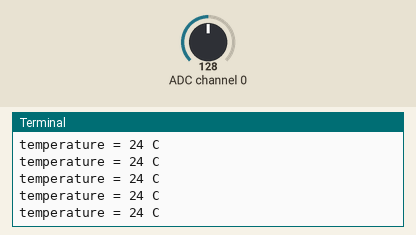
The program below on a simulated Raspberry Pi (header pin numbers). Shown: the last lines printed to the terminal. The inputs (shaded band) are chosen by the test bench; at power-on: ADC channel 0 = 128 (analog values on the 0–255 scale). Library files of the repository ran but are not shown: ADC0832.py.

Above: at 1.2 s.
1.3 s: ADC channel 0 set to 178
At 1.57 s:
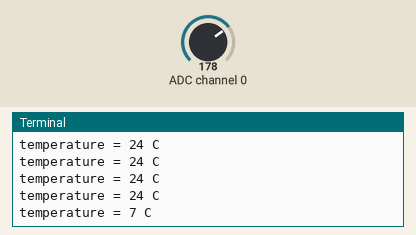
2.8 s: ADC channel 0 set to 224
At 2.98 s:
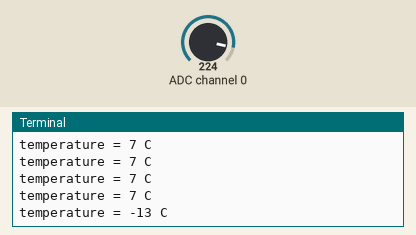
Timing chart, 0 to 5.8 s (numbered marks = the images above; inputs shaded):
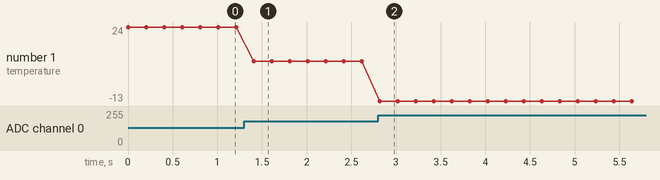

The program:

10_analogTemp.py
```python
#!/usr/bin/env python
import ADC0832
import time
import math

def init():
	ADC0832.setup()

def loop():
	while True:
		analogVal = ADC0832.getResult()
		Vr = 5 * float(analogVal) / 255
		Rt = 10000 * Vr / (5 - Vr)
		temp = 1/(((math.log(Rt / 10000)) / 3950) + (1 / (273.15+25)))
		temp = temp - 273.15
		print 'temperature = %d C' % temp
		time.sleep(0.2)

if __name__ == '__main__':
	init()
	try:
		loop()
	except KeyboardInterrupt:
		ADC0832.destroy()
		print 'The end !'
```

Measured:
- after the input at 1.3 s, the terminal: prints a new line after 0.11 s (image 1)
- after the input at 2.8 s, the terminal: prints a new line at once (image 2)
- plotted number 1: 24 → 7 after the input at 1.3 s, 7 → -13 after the input at 2.8 s
